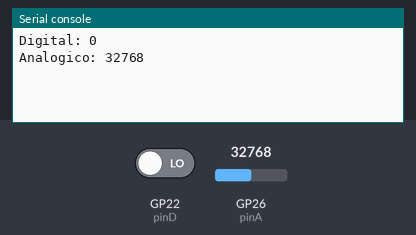
This program was run on a simulated Raspberry Pi Pico running MicroPython. Parts: the last lines printed to the serial console. The test bench sets the inputs (shaded band); at power-on: GP26 (pinA) = 32768, GP22 (pinD) LOW (analog values on the 0–65535 scale).

Above: at 1.2 s.
1.3 s: GP26 (pinA) set to 45874
At 3.7 s:
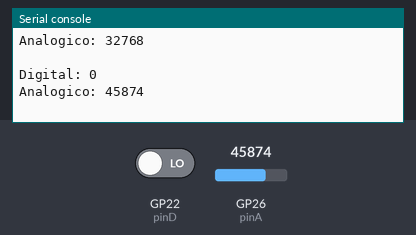
5.2 s: GP22 (pinD) driven HIGH
9.1 s: GP26 (pinA) set to 57670
At 9.1 s:
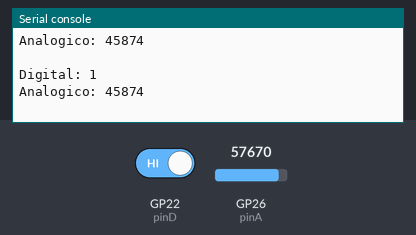
Timing chart, 0 to 12.1 s (numbered marks = the images above; inputs shaded):
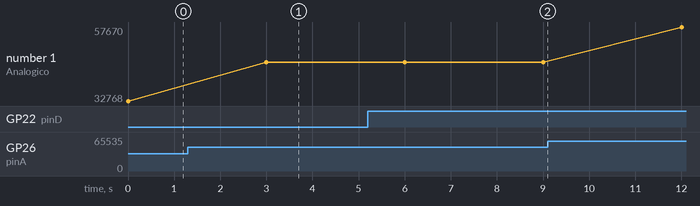

Measured:
- after the input at 1.3 s, the serial console: prints a new line after 1.7 s (image 1)
- plotted number 1: 32768 → 45874 after the input at 1.3 s, 45874 → 57670 after the input at 9.1 s

The program:

ir.py
```python
from machine import Pin, ADC
from time import sleep

global d0
global a0

pinD = Pin(22, Pin.IN)
pinA = ADC(26)

while True:
    d0 = pinD.value()
    a0 = pinA.read_u16()
    print(f"Digital: {d0}")
    print(f"Analogico: {a0}")
    print()
    sleep(3)
```
